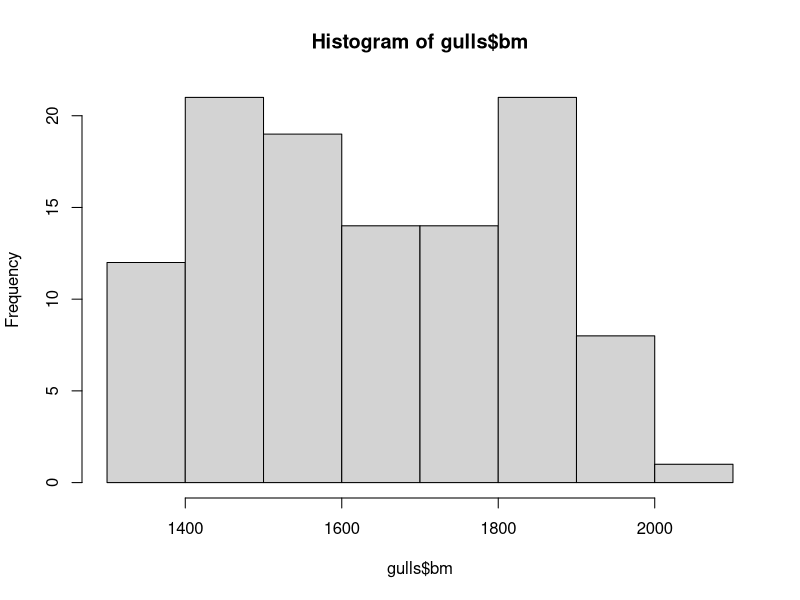
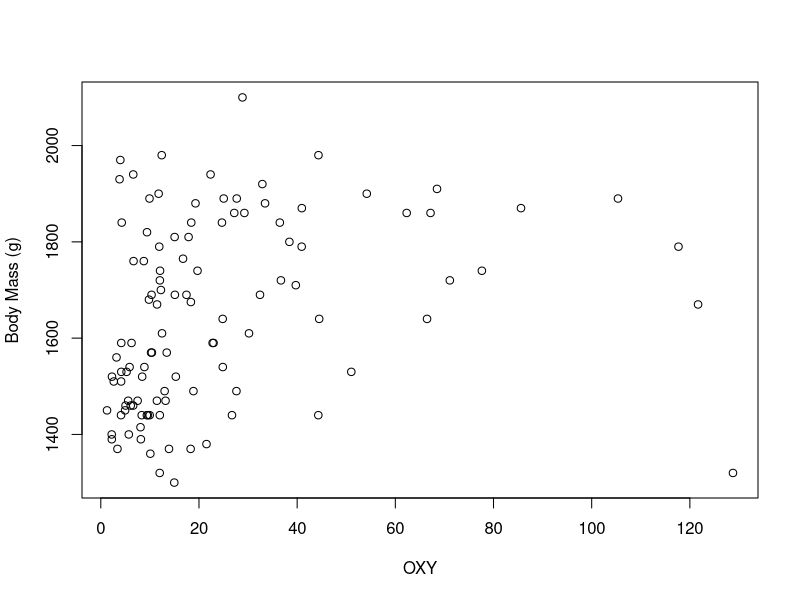
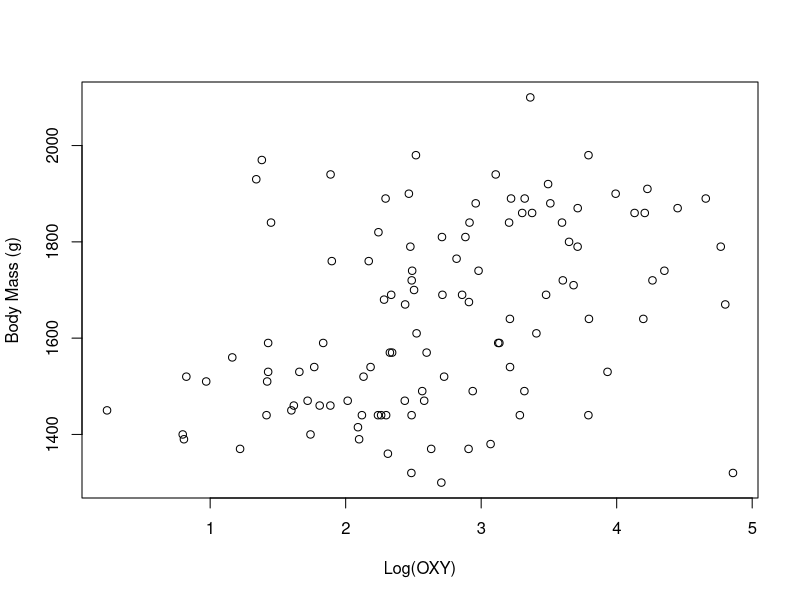
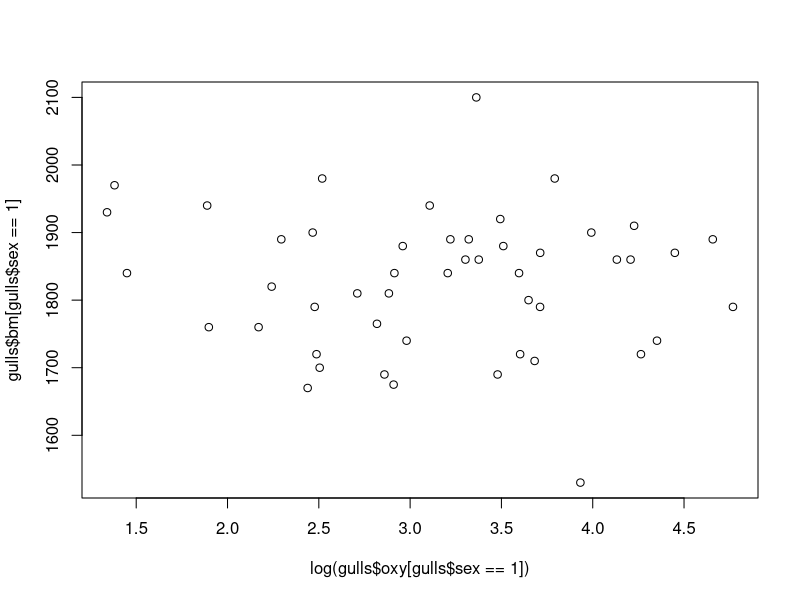
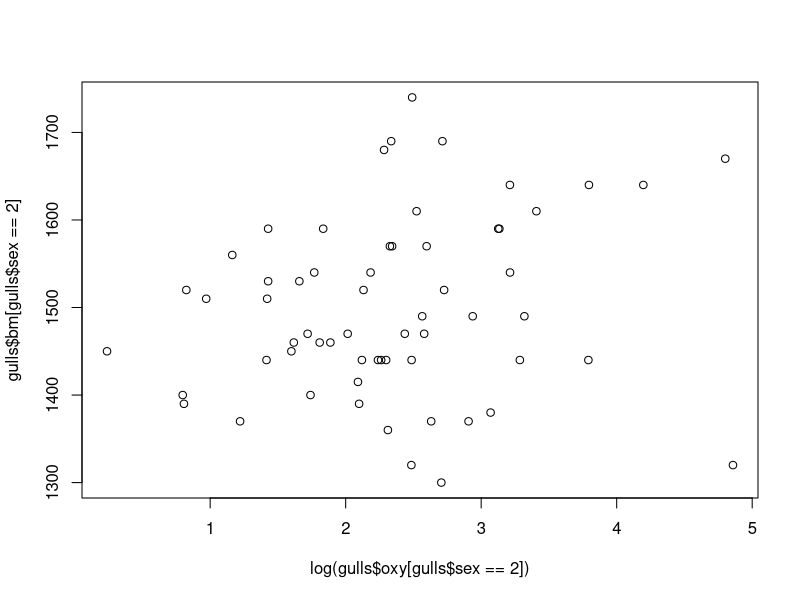
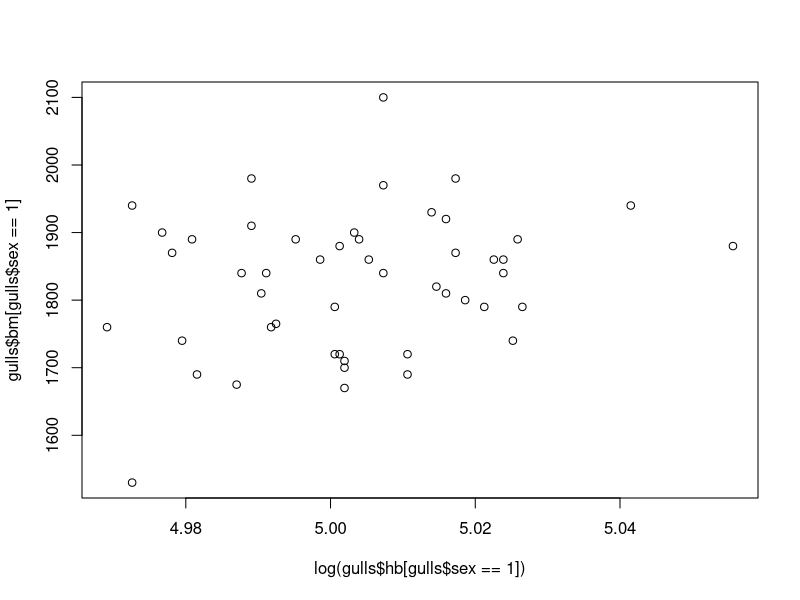
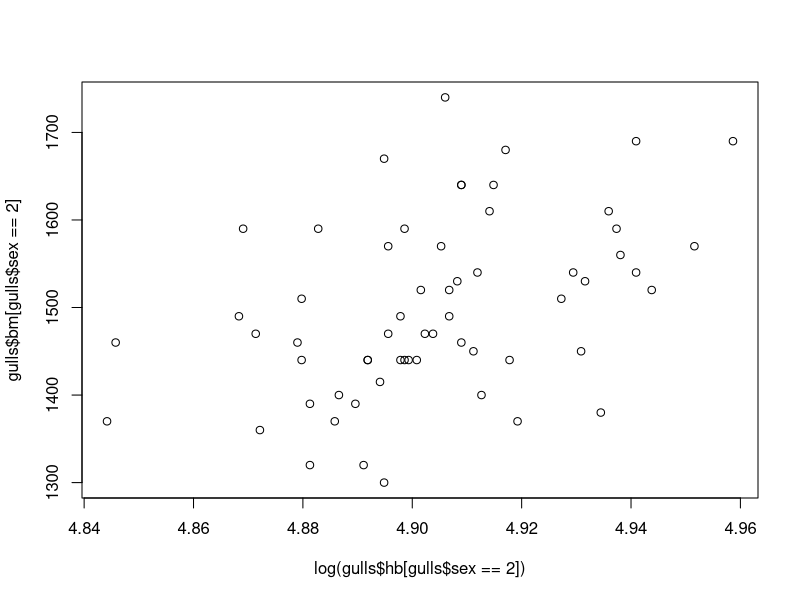
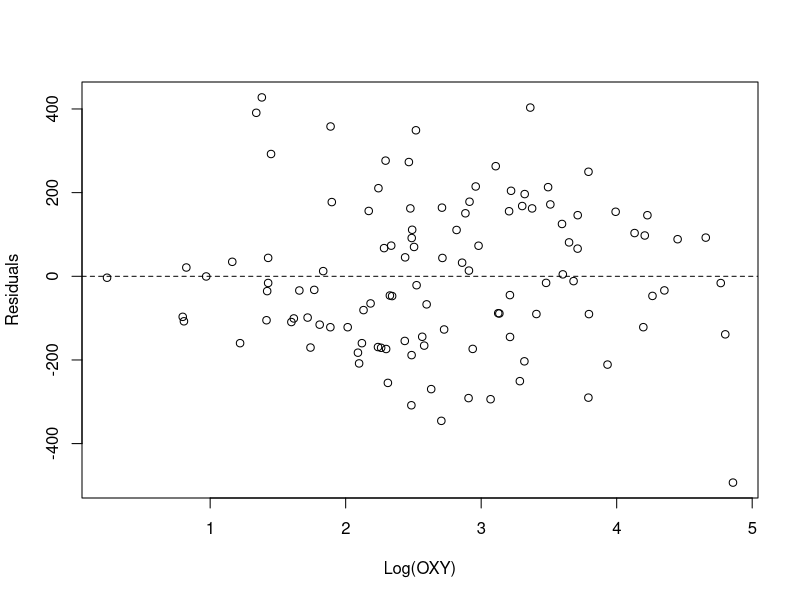

Reproduce these figures in R, in order. (Note: this script raises an error after producing the figures.)

#read in data and remove 1 na case
gulls <- data.frame(read.csv(file="gullsdata.csv", header=T))
gulls <- gulls[-(which(is.na(gulls$bm))),]
#a histogram (for marginal means)
hist(gulls$bm, breaks=11)

#Plot Response vs. Explanatory, and a log transformation
plot(gulls$bm~(gulls$oxy),xlab="OXY", ylab="Body Mass (g)")
plot(gulls$bm~log(gulls$oxy),xlab="Log(OXY)", ylab="Body Mass (g)")
plot(gulls$bm[gulls$sex==1]~log(gulls$oxy[gulls$sex==1]))
plot(gulls$bm[gulls$sex==2]~log(gulls$oxy[gulls$sex==2]))
plot(gulls$bm[gulls$sex==1]~log(gulls$hb[gulls$sex==1]))
plot(gulls$bm[gulls$sex==2]~log(gulls$hb[gulls$sex==2]))

#residual plot
resids <- lm(data=gulls, formula=bm~log(oxy))$residuals
plot(resids~log(gulls$oxy), ylab="Residuals", xlab="Log(OXY)") + abline(h=0,lty=2)

#Pick the random component
#bin the data, first for males
binnedbm <- data.frame(bm=gulls$bm, cats = cut(gulls$bm, breaks=quantile(gulls$bm, prob=seq(0.1,1,by=0.1)), include.lowest=T))
bmSD<- tapply(binnedbm$bm, binnedbm$cats, sd)
bmMean <- tapply(binnedbm$bm, binnedbm$cats, mean)
binnedbmm <- data.frame(bm=gulls$bm[gulls$sex==1], cats = cut(gulls$bm[gulls$sex==1], breaks=quantile(gulls$bm[gulls$sex==1], prob=seq(0.1,1,by=0.1)), include.lowest=T))
bmmSD <-tapply(binnedbmm$bm, binnedbmm$cats,sd)[-5]; bmmSD<-bmmSD[-9]
bmmMean <-tapply(binnedbmm$bm, binnedbmm$cats,mean)[-5]; bmmMean <-bmmMean[-9]

#then for females
plot(log(bmmSD)~log(bmmMean), pch = 19, cex = 1.5, xlab = "Log of Group Mean", ylab = "Log of Group SD",main="Male")
binnedbmf <- data.frame(bm=gulls$bm[gulls$sex==2], cats = cut(gulls$bm[gulls$sex==2], breaks=quantile(gulls$bm[gulls$sex==2], prob=seq(0.1,1,by=0.1)), include.lowest=T))
bmfSD <-tapply(binnedbmf$bm, binnedbmf$cats,sd)
bmfMean <-tapply(binnedbmf$bm, binnedbmf$cats,mean)
plot(log(bmfSD)~log(bmfMean), pch = 19, cex = 1.5, xlab = "Log of Group Mean", ylab = "Log of Group SD",main="Female")

#regress group SDs and group means
regrand <- lm(log(bmSD)~log(bmMean))
summary(regrand)
#Regression fit is poor, but coefficients and plot suggest theta > 3, so inverse Gaussian?
plot(log(bmSD)~log(bmMean), pch = 19, cex = 1.5, xlab = "Log of Group Mean", ylab = "Log of Group SD")
abline(a=regrand$coef[1], b=regrand$coef[2])

#Pick the systematic component. Using log(gulls$oxy) as explanatory
plot(gulls$bm~(gulls$oxy), col=as.factor(gulls$sex), pch=19)
#log transformation for oxy looks better
plot(gulls$bm~log(gulls$oxy), col=as.factor(gulls$sex), pch=19)

#plots using canonical link and also log link
#both plots and residual plots look reasonable, use log link (although canonical link works fine)
plot(1/(gulls$bm)^2~log(gulls$oxy), col=as.factor(gulls$sex), pch=19, main="Canonical Link vs. log(OXY)")

plot(log(gulls$bm)~log(gulls$oxy), col=as.factor(gulls$sex), pch=19, main="Log Link vs. log(OXY)")

resids2<- lm(data= gulls, formula=1/bm^2~log(oxy)+as.factor(sex))$residuals
plot(resids2~log(gulls$oxy), col=as.factor(gulls$sex), pch=19, main = "Residuals for Canonical Link vs. log(OXY)") + abline(h=0)
residsl <- lm(data= gulls, formula=log(bm)~log(oxy)+as.factor(sex))$residuals
plot(residsl~log(gulls$oxy), col=as.factor(gulls$sex), pch=19, main = "Residuals for Log Link vs. log(OXY)") + abline(h=0)

#Now, choose covariates for our model
#scatterplot matrix with possible covariates shows high multicollinearity, so we stick with sex, hb, and log(oxy)
pairs(data=gulls, bm~log(oxy)+log(p99)+log(p138)+log(p170)+hb)
boxplot(data=gulls, bm~as.factor(sex))

#here is our final model
final.model <- glm(data=gulls,bm~log(oxy)+as.factor(sex), family="inverse.gaussian"(link="log"))
#summary shows that log(oxy) is not significant at 5% or 10% level
summary(final.model)

#######################
######## Consider three distributions: gamma, normal, inverse gaussian, each with log link

gammafit <- glm(data=gulls,bm~log(oxy)+as.factor(sex), family="Gamma"(link="log"))
normalfit <- glm(data=gulls,bm~log(oxy)+as.factor(sex), family="gaussian"(link="log"))
inversegaussianfit <- glm(data=gulls,bm~log(oxy)+as.factor(sex), family="inverse.gaussian"(link="log"))
igfit<-inversegaussianfit

#########  Construct 95% Wald intervals for regression parameters, and put them in a table
intig <- cbind( summary(inversegaussianfit)$coef[,c(1)] - 1.96*summary(inversegaussianfit)$coef[,c(2)] ,
                summary(inversegaussianfit)$coef[,c(1)]+ 1.96*summary(inversegaussianfit)$coef[,c(2)])
intgamma <- cbind( summary(gammafit)$coef[,c(1)] - 1.96*summary(gammafit)$coef[,c(2)] ,
                summary(gammafit)$coef[,c(1)]+ 1.96*summary(gammafit)$coef[,c(2)])
intnormal <- cbind( summary(normalfit)$coef[,c(1)] - 1.96*summary(normalfit)$coef[,c(2)] ,
                   summary(normalfit)$coef[,c(1)]+ 1.96*summary(normalfit)$coef[,c(2)])

rbind(as.vector(t(intgamma)), as.vector(t(intnormal)), as.vector(t(intig)))

####################################
#########  Calculate the scaled deviance for each model:
##### Scaled deviance for inverse-Gaussian
igdev <- summary(inversegaussianfit)$deviance/summary(inversegaussianfit)$dispersion
igdev
pchisq(igdev, 107)
#####  Unscaled deviance for inverse-Gaussian
summary(inversegaussianfit)$deviance
###Scaled deviance for Gamma*************
rtestforgamma <- (gulls$bm - gammafit$fitted)/sqrt(gammafit$fitted^2)
2/(sum(rtestforgamma^2)/107)*sum( (gulls$bm - gammafit$fitted)/gammafit$fitted - log(gulls$bm/gammafit$fitted))
###Unscaled deviance for Gamma
summary(gammafit)$deviance

###Scaled deviance for Normal*************
rtestfornormal <- (gulls$bm - normalfit$fitted)
2/(sum(rtestfornormal^2)/107)*sum( (gulls$bm - normalfit$fitted)/normalfit$fitted - log(gulls$bm/normalfit$fitted))
##### Unscaled deviance for normal
summary(normalfit)$deviance


###############  Combine unscaled ans scaled deviances in a table:
col1dev <- c(summary(gammafit)$deviance, summary(gammafit)$deviance/summary(gammafit)$dispersion)
col2dev <- c(summary(normalfit)$deviance, summary(normalfit)$deviance/summary(normalfit)$dispersion)
col3dev <- c(summary(igfit)$deviance, summary(igfit)$deviance/summary(igfit)$dispersion)

cbind(col1dev, col2dev, col3dev)
#########################################################
##########################################
#### H matrix for gamma:
X <- cbind(1, log(gulls$oxy),as.factor(gulls$sex))
Xm <- cbind(1, log(gullsM$oxy))
Xf <- cbind(1, log(gullsF$oxy))

Zigm <- diag(sqrt(igfitM$weights))%*%Xm
HiiIGm<-diag(Zigm%*%solve(t(Zigm)%*%Zigm)%*%t(Zigm))
dsdigm<- residuals(igfitM, type = "deviance")/sqrt(summary(igfitM)$dispersion)/sqrt(1 - HiiIGm)
plot(igfitM$fitted, dsdigm, xlab = "Fitted Value (g)", ylab = "Standardized Deviance Residual",
     pch=19, main="Deviance Residuals for Males")+abline(h = 0)

Zigf <- diag(sqrt(igfitF$weights))%*%Xf
HiiIGf<-diag(Zigf%*%solve(t(Zigf)%*%Zigf)%*%t(Zigf))
dsdigf<- residuals(igfitF, type = "deviance")/sqrt(summary(igfitF)$dispersion)/sqrt(1 - HiiIGf)
plot(igfitF$fitted, dsdigf, xlab = "Fitted Value (g)", ylab = "Standardized Deviance Residual",
     pch=19, main = "Deviance Residuals for Females")+abline(h = 0)

#####################################################
##### Confidence intervals for the mean
gullsM <- gulls[which(gulls$sex==1),]
gullsF<- gulls[which(gulls$sex==2),]

igfitM <- glm(data=gullsM, formula=bm~log(oxy), family="inverse.gaussian"(link="log"))
estseigM <- predict(igfitM, se.fit = TRUE, type = "response")
lowerMuigM <- estseigM$fit - 1.96*estseigM$se
upperMuigM <- estseigM$fit + 1.96*estseigM$se

igfitF <- glm(data=gullsF, formula=bm~log(oxy), family="inverse.gaussian"(link="log"))
estseigF <- predict(igfitF, se.fit = TRUE, type = "response")
lowerMuigF <- estseigF$fit - 1.96*estseigF$se
upperMuigF <- estseigF$fit + 1.96*estseigF$se
#####  Plot the confidence intervals for the mean
plot(gulls$bm~log(gulls$oxy), xlab = "log(OXY) concentration", ylab = "Body Mass (g)", pch = 19, cex = 1.5, col=as.factor(gulls$sex), main = "Plot of Estimated Means and 95% Bands")
lines(log(gullsM$oxy[order(gullsM$oxy)]), estseigM$fit[order(gullsM$oxy)]) 
lines(log(gullsM$oxy[order(gullsM$oxy)]), lowerMuigM[order(gullsM$oxy)], lty = 2) 
lines(log(gullsM$oxy[order(gullsM$oxy)]), upperMuigM[order(gullsM$oxy)], lty = 2)
lines(log(gullsF$oxy[order(gullsF$oxy)]), estseigF$fit[order(gullsF$oxy)]) 
lines(log(gullsF$oxy[order(gullsF$oxy)]), lowerMuigF[order(gullsF$oxy)], lty = 2) 
lines(log(gullsF$oxy[order(gullsF$oxy)]), upperMuigF[order(gullsF$oxy)], lty = 2)

devs <- residuals(igfit, type = "deviance")/sqrt(summary(igfit)$dispersion)
plot(resid(igfit)~log(gulls$oxy), xlab = "log(OXY) concentration", ylab = "Body Mass (g)", pch = 19, cex = 1.5,
     col=as.factor(gulls$sex), main = "Residuals from Inv. Gaussian Model") + abline(h=0, lty=2)
###############################################################
###############################################################
###############################################################
###############################################################
###############################################################
###############################################################
###############################################################
###############################################################
###############################################################

######## Part 2#####################
xmat <- cbind(1, (1:50)/50)
b1 <- xmat[,2]

simbasicglm <- function(b, Xmat, phi, linkInv, random, ns = 1,returnmu=F){
  eta <- Xmat%*%b; #return(eta)
  mu <- linkInv(eta) ; if(returnmu==T){return(mu)}
  random(mu, phi, ns)
}
clogloginv <- function(x){
  1-exp(-1*exp(x))
}
BinomRan <- function( mu, phi, ns){
  rbinom(length(mu), prob= mu, size = ns)
}

#Simulate values
simvals<-simbasicglm(b=c(-0.5,2), Xmat=xmat, phi=1, linkInv=clogloginv, random=BinomRan,ns=1)
#Plot Sim Values
plot(simvals~b1, xlab="X", main="Scatterplot of Simulated Values vs. X (covariate) values", pch=20)
#Estimate the model
bernmodel<-glm(simvals~xmat[,2], family="binomial"(link="cloglog"))
summary(bernmodel)
deviance(bernmodel)

#########  Construct 95% Wald intervals for regression parameters
intervalbern <- cbind( summary(bernmodel)$coef[,c(1)] - 1.96*summary(bernmodel)$coef[,c(2)] ,
                summary(bernmodel)$coef[,c(1)]+ 1.96*summary(bernmodel)$coef[,c(2)])
intervalbern

######################################################################
#########  Calculate the scaled deviance for each model:
##### Scaled deviance for binomial
summary(bernmodel)$deviance/summary(bernmodel)$dispersion
#####  Unscaled deviance for binomial
summary(bernmodel)$deviance
#log-likelihood
logLik(bernmodel)
summary(bernmodel)

#true response curve
pts <- cbind(1,c(seq(1,50, by=0.1))/50)
trc <- clogloginv(-0.5+pts[,2]*(2))
lines(trc~pts[,2], xlab="x1", ylab="Value", lwd=2)

#estimated response curve
erc <- clogloginv(bernmodel$coef[1]+pts[,2]*bernmodel$coef[2])
lines(erc~pts[,2], col="red", lwd=2)
legend(x="right",col=c("black","red"), pch=20,legend=c("True", "Estimated"))

#Expectation function and confidence bands
estseB <- predict(bernmodel, se.fit = TRUE, type = "response")
lowerMuB <- estseB$fit - 1.96*estseB$se
upperMuB <- estseB$fit + 1.96*estseB$se

plot(simvals~b1, xlab= "X", main="Simulated values vs. X, with Estimated Expectation Function", pch=20)
lines(lowerMuB~xmat[,2],lty=2,lwd=2) + lines(upperMuB~xmat[,2],lty=2,lwd=2) + lines(estseB$fit~xmat[,2], lwd=2)
lines(trc~pts[,2], xlab="x1", ylab="Value", lwd=2, col="red")
legend(x="right",col=c("black","red"), pch=20,legend=c("Estimated","True"))

